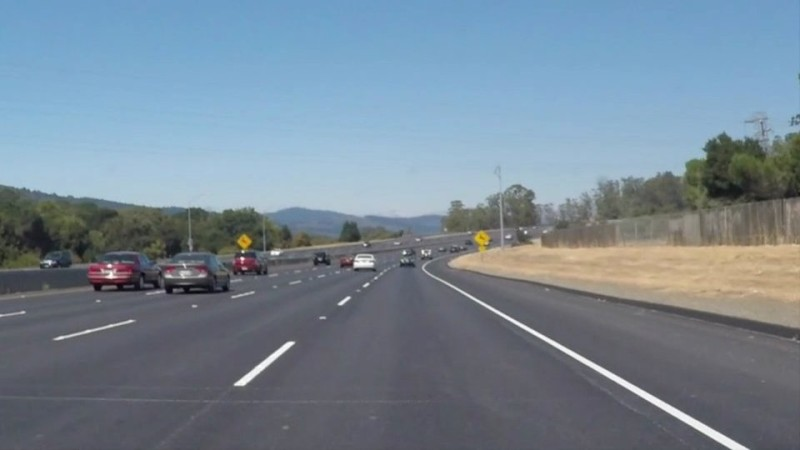
#> input picture solidWhiteCurve.jpg, 800 x 450 px
$ python matplotlib_test1.py
#> lines starting #> are read from the running program, lines starting #| are printed output that depends on the picture; after the words box and inside, x2 and y2 are one past the last pixel; in counts of white or black regions, pixels touching at a corner belong together
#> further down, image is the input picture: shape (450, 800, 3); mean B, G, R 148.1, 134.5, 118.5
import cv2
import numpy as np
import matplotlib.pyplot as plt

def canny(image):
    gray = cv2.cvtColor(lane_image, cv2.COLOR_RGB2GRAY)
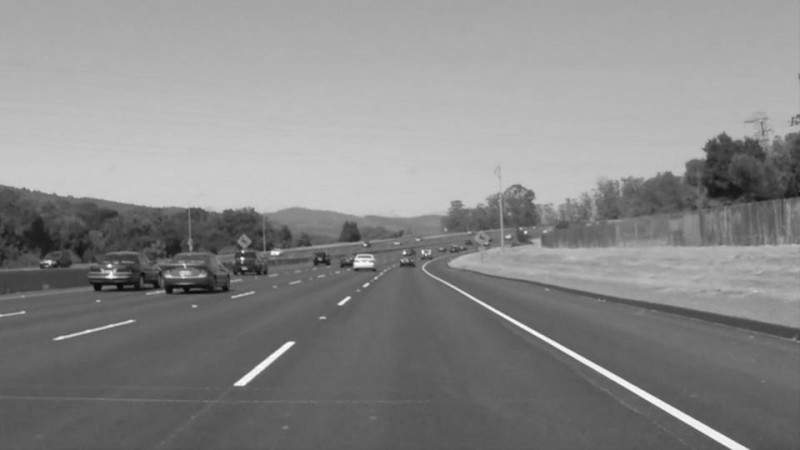
#> gray: shape (450, 800); min 6, max 254, mean 136.7
    blur = cv2.GaussianBlur(gray, (5, 5), 0)
    canny = cv2.Canny(blur, 50, 150)
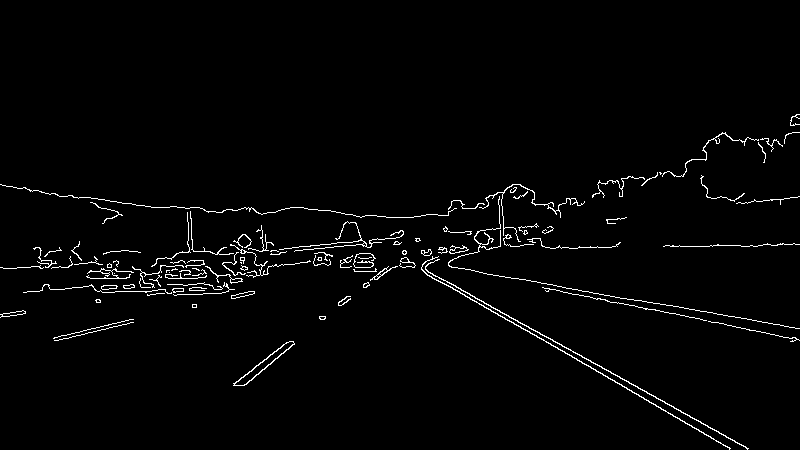
#> canny: shape (450, 800); 2% white in thin lines or dots, all inside (x1, y1, x2, y2) = (0, 114, 800, 450)
    return canny


image = cv2.imread('solidWhiteCurve.jpg')
lane_image = np.copy(image)
canny =  canny(lane_image)
# print(image)
# canny2 = cv2.Canny(blur, 50, 300)
# cv2.imshow('lane_image', lane_image)
plt.imshow(canny)
# cv2.imshow('canny2', canny2)
plt.show()

# [100, height], [400, 200], [800, height]

$ run again, with test_image.jpg copied over solidWhiteCurve.jpg
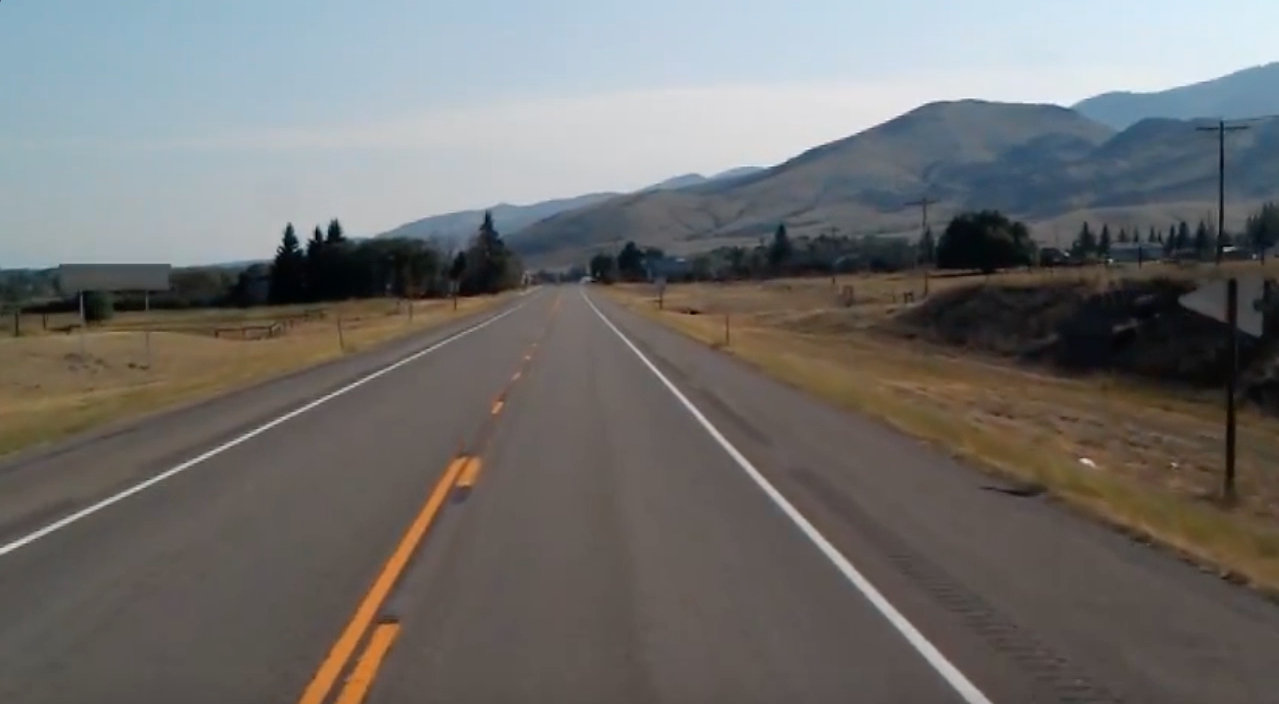
#> input picture test_image.jpg, 1279 x 704 px
#> image is the input picture: shape (704, 1279, 3); mean B, G, R 109.7, 111.3, 112.3
#> in canny, `gray = cv2.cvtColor(lane_image, cv2.COLOR_RGB2GRAY)`:
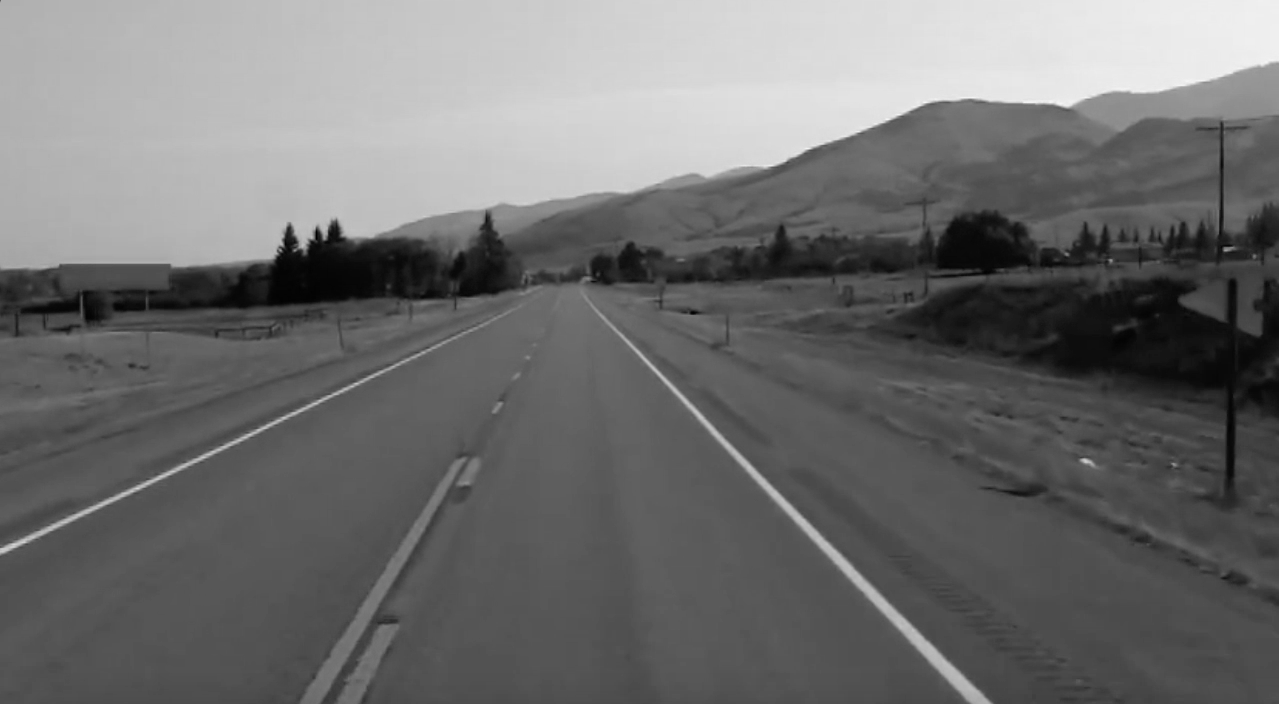
#> gray: shape (704, 1279); min 0, max 246, mean 110.9
#> in canny, `canny = cv2.Canny(blur, 50, 150)`:
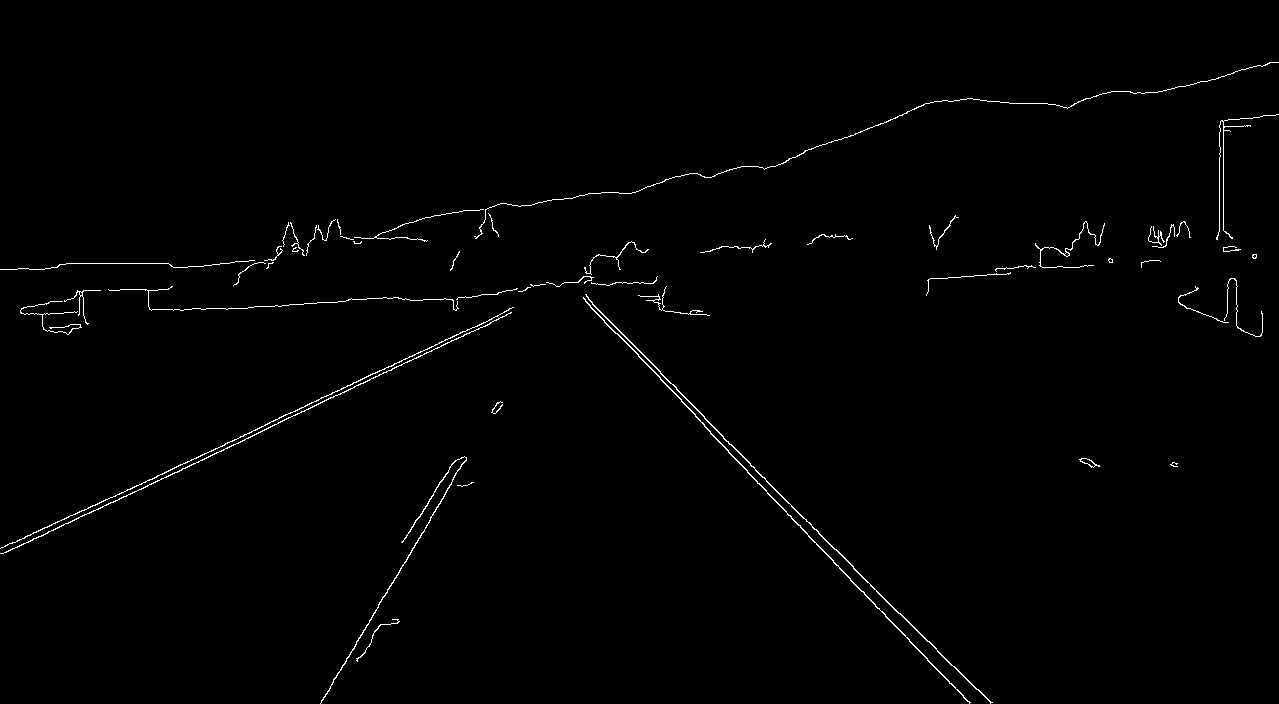
#> canny: shape (704, 1279); 0.91% white in thin lines or dots
